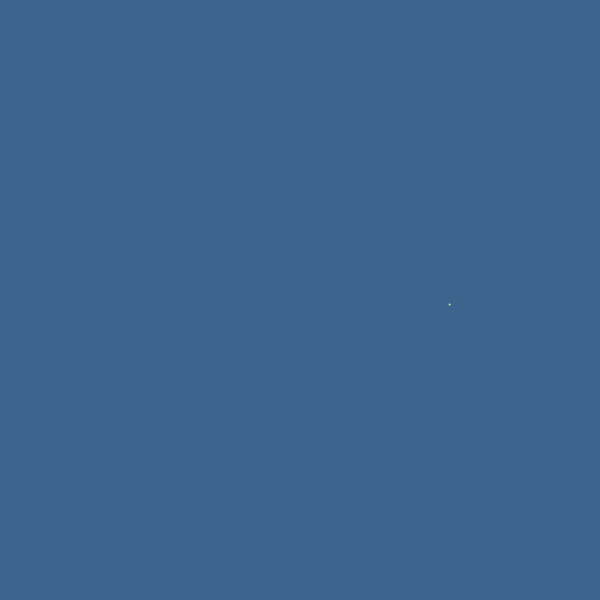
Frame 1 (no input)
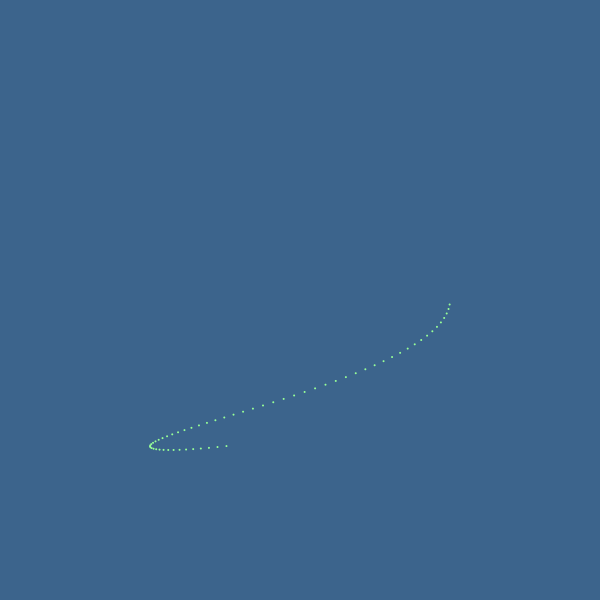
Frame 60 (the mouse pressed at the canvas centre just before this capture)
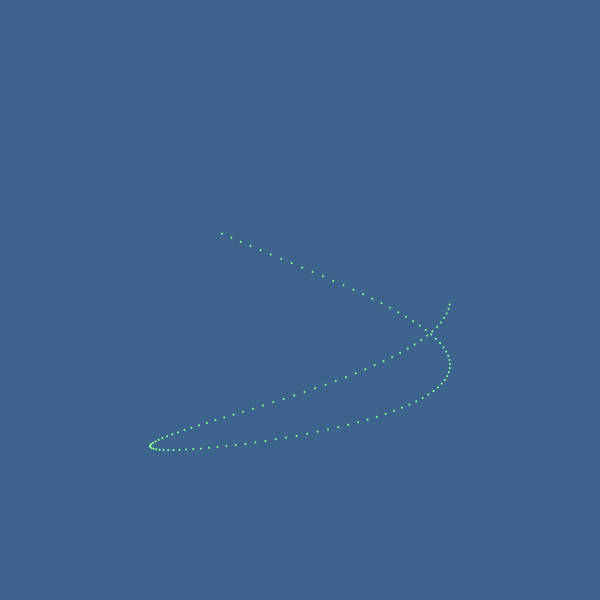
Frame 120 (the mouse held since frame 60 and released just before this capture)

The Processing sketch that drew these frames (run headless with seeded random() and noise(); from frame 60 on, the mouse is pressed at the canvas centre):

// Processing sketch: lissajous
// ── lissajous.pde
float angle;

void setup() {
  size(600, 600);
  noStroke();
  fill(150, 255, 150);

  background(60, 100, 140);

  angle = 0;
}

void draw() {
  angle += 0.01;

  // キャンバスの中心座標
  float cx = width / 2;
  float cy = height / 2;

  // 角度に掛け算する数値（ここを変えると模様も変わる）
  int a = 7;
  int b = 3;
  ellipse(
    cx + cos(angle * a) * 150,
    cy + sin(angle * b) * 150,
    2, 2
  );
}
